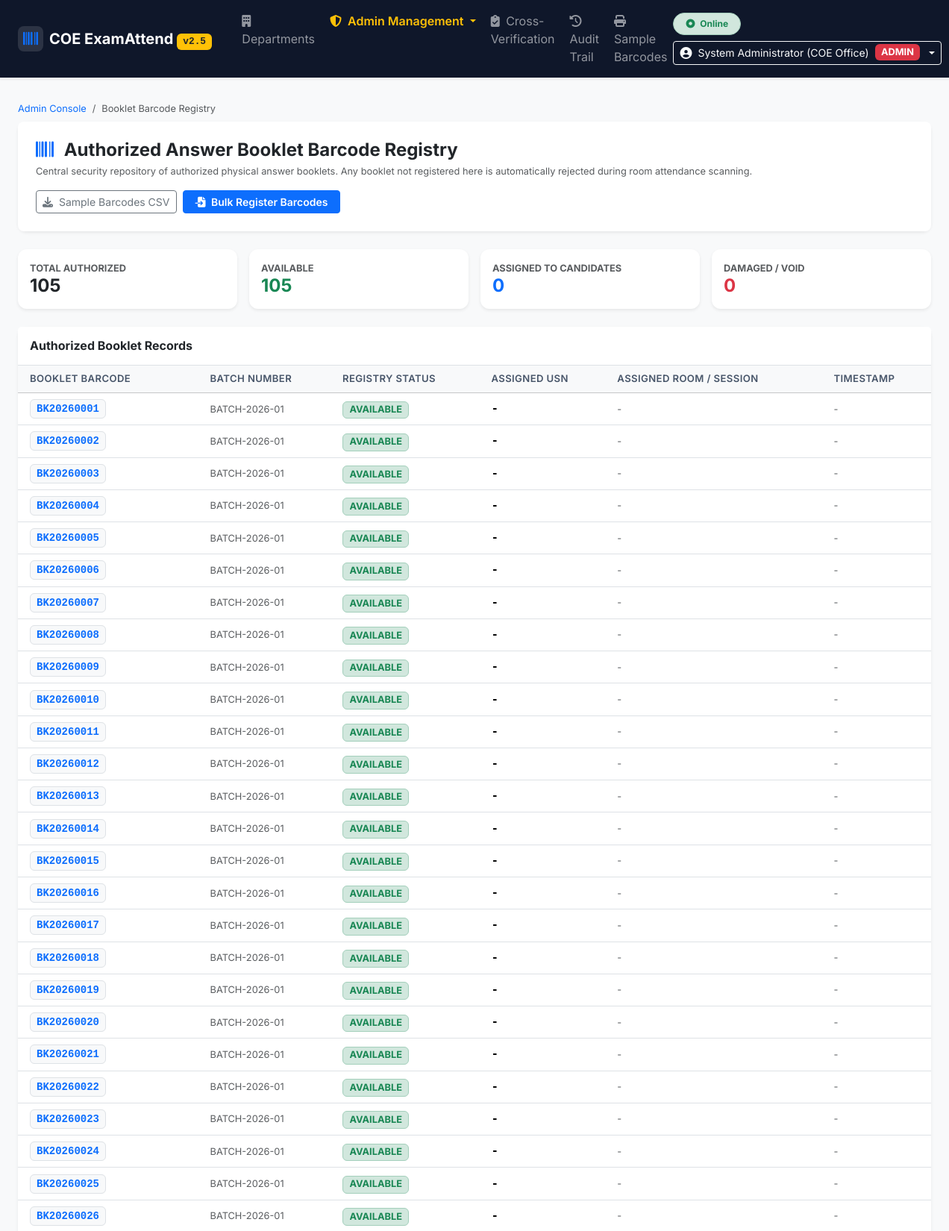
The app's page /admin/barcodes (signed in, upper part) with its own data.
### tables this page shows
CREATE TABLE booklet_registry (
        id INTEGER PRIMARY KEY AUTOINCREMENT,
        barcode_value TEXT UNIQUE NOT NULL,
        exam_id INTEGER,
        batch_number TEXT,
        status TEXT DEFAULT 'AVAILABLE' CHECK(status IN ('AVAILABLE', 'ASSIGNED', 'DAMAGED', 'VOID')),
        assigned_session_id INTEGER,
        assigned_usn TEXT,
        assigned_at TEXT,
        created_at TEXT DEFAULT CURRENT_TIMESTAMP,
        FOREIGN KEY (exam_id) REFERENCES examinations(id),
        FOREIGN KEY (assigned_session_id) REFERENCES exam_sessions(id)
    );

### app.py (the view)
@app.route('/admin/barcodes')
@admin_required
def admin_barcodes_list():
    conn = get_db()
    cursor = conn.cursor()
    cursor.execute('''
        SELECT b.*, e.room_number
        FROM booklet_registry b
        LEFT JOIN exam_sessions e ON b.assigned_session_id = e.id
        ORDER BY b.barcode_value ASC
    ''')
    barcodes = [dict(row) for row in cursor.fetchall()]
    available_count = sum(1 for b in barcodes if b['status'] == 'AVAILABLE')
    assigned_count = sum(1 for b in barcodes if b['status'] == 'ASSIGNED')
    void_count = sum(1 for b in barcodes if b['status'] in ('DAMAGED', 'VOID'))
    conn.close()
    return render_template(
        'admin/admin_barcodes.html',
        barcodes=barcodes,
        available_count=available_count,
        assigned_count=assigned_count,
        void_count=void_count
    )

### app.py (called while the page is built)
def admin_required(f):
    @wraps(f)
    def decorated_function(*args, **kwargs):
        if not session.get('user_id'):
            if request.path.startswith('/api/'):
                return jsonify({'success': False, 'message': 'Authentication required.'}), 401
            return redirect(url_for('login', next=request.path))
        if session.get('role') != 'ADMIN':
            if request.path.startswith('/api/'):
                return jsonify({'success': False, 'message': 'Administrative privileges required.'}), 403
            flash('Access denied: Administrative privileges required.', 'danger')
            return redirect(url_for('departments_view'))
        return f(*args, **kwargs)
    return decorated_function

### database.py (called while the page is built)
def get_db(db_path=None):
    path = db_path or DB_PATH
    conn = sqlite3.connect(path, timeout=30.0)
    try:
        conn.execute("PRAGMA journal_mode=WAL;")
    except Exception:
        pass
    conn.execute("PRAGMA busy_timeout=15000;")
    conn.execute("PRAGMA foreign_keys=ON;")
    conn.row_factory = sqlite3.Row
    return conn

### templates/admin/admin_barcodes.html (shortened to what this page needs)
{% extends 'base.html' %}
{% block content %}
<div class="container-fluid px-3 px-md-4">
    <nav aria-label="breadcrumb" class="mb-2">
        <ol class="breadcrumb fs-7 mb-1">
            <li class="breadcrumb-item"><a href="/admin" class="text-decoration-none">Admin Console</a></li>
            <li class="breadcrumb-item active" aria-current="page">Booklet Barcode Registry</li>
        </ol>
    </nav>
    <div class="card mb-4 border-0 shadow-sm">
        <div class="card-body p-4 bg-white rounded-3">
            <div class="d-flex flex-wrap align-items-center justify-content-between gap-3">
                <div>
                    <h4 class="fw-bold mb-1 text-dark"><i class="fa-solid fa-barcode text-primary me-2"></i> Authorized Answer Booklet Barcode Registry</h4>
                    <p class="text-muted fs-7 mb-0">
                        Central security repository of authorized physical answer booklets. Any booklet not registered here is automatically rejected during room attendance scanning.
                    </p>
                </div>
                <div class="d-flex gap-2">
                    <a href="/admin/barcodes/sample_csv" class="btn btn-outline-secondary btn-sm">
                        <i class="fa-solid fa-download me-1"></i> Sample Barcodes CSV
                    </a>
                    <button class="btn btn-primary btn-sm px-3 fw-semibold" data-bs-toggle="modal" data-bs-target="#importBarcodeModal">
                        <i class="fa-solid fa-file-import me-1"></i> Bulk Register Barcodes
                    </button>
                </div>
            </div>
        </div>
    </div>
    <div class="row g-3 mb-4">
        <div class="col-6 col-md-3">
            <div class="card border-0 shadow-sm bg-white p-3">
                <div class="text-muted fs-7 fw-bold text-uppercase">Total Authorized</div>
                <h4 class="fw-bold mb-0 text-dark">{{ barcodes|length }}</h4>
            </div>
        </div>
        <div class="col-6 col-md-3">
            <div class="card border-0 shadow-sm bg-white p-3">
                <div class="text-muted fs-7 fw-bold text-uppercase">Available</div>
                <h4 class="fw-bold mb-0 text-success">{{ available_count }}</h4>
            </div>
        </div>
        <div class="col-6 col-md-3">
            <div class="card border-0 shadow-sm bg-white p-3">
                <div class="text-muted fs-7 fw-bold text-uppercase">Assigned to Candidates</div>
                <h4 class="fw-bold mb-0 text-primary">{{ assigned_count }}</h4>
            </div>
        </div>
        <div class="col-6 col-md-3">
            <div class="card border-0 shadow-sm bg-white p-3">
                <div class="text-muted fs-7 fw-bold text-uppercase">Damaged / Void</div>
                <h4 class="fw-bold mb-0 text-danger">{{ void_count }}</h4>
            </div>
        </div>
    </div>
    <div class="card border-0 shadow-sm bg-white">
        <div class="card-header bg-white py-3 border-bottom d-flex align-items-center justify-content-between">
            <h6 class="fw-bold mb-0 text-dark">Authorized Booklet Records</h6>
        </div>
        <div class="card-body p-0">
            <div class="table-responsive">
                <table class="table table-hover align-middle mb-0">
                    <thead class="table-light">
                        <tr>
                            <th class="ps-3">Booklet Barcode</th>
                            <th>Batch Number</th>
                            <th>Registry Status</th>
                            <th>Assigned USN</th>
                            <th>Assigned Room / Session</th>
                            <th>Timestamp</th>
                        </tr>
                    </thead>
                    <tbody>
                        {% for b in barcodes %}
                        <tr>
                            <td class="ps-3 font-monospace fw-bold text-dark">
                                <code class="bg-light px-2 py-1 rounded border text-primary">{{ b.barcode_value }}</code>
                            </td>
                            <td class="text-muted fs-7">{{ b.batch_number or 'BATCH-DEFAULT' }}</td>
                            <td>
                                {% if b.status == 'AVAILABLE' %}
                                    <span class="badge bg-success-subtle text-success border border-success-subtle fs-7">AVAILABLE</span>
                                {% elif b.status == 'ASSIGNED' %}
                                    <span class="badge bg-primary-subtle text-primary border border-primary-subtle fs-7">ASSIGNED</span>
                                {% else %}
                                    <span class="badge bg-danger-subtle text-danger border border-danger-subtle fs-7">{{ b.status }}</span>
                                {% endif %}
                            </td>
                            <td class="font-monospace fw-semibold">{{ b.assigned_usn or '-' }}</td>
                            <td class="text-muted fs-7">{{ b.room_number or ('Session #' ~ b.assigned_session_id if b.assigned_session_id else '-') }}</td>
                            <td class="text-muted fs-7">{{ b.assigned_at or '-' }}</td>
                        </tr>
                        {% else %}
                        <tr>
                            <td colspan="6" class="text-center py-4 text-muted">No barcodes found in registry.</td>
                        </tr>
                        {% endfor %}
                    </tbody>
                </table>
            </div>
        </div>
    </div>
</div>
{% endblock %}

### static/css/style.css (style rules this page uses)
:root { --navy-blue: #0f172a; --navy-surface: #1e293b; --primary-blue: #2563eb; --emerald-green: #059669; --crimson-red: #dc2626; --amber-warning: #d97706; }
body { font-family: 'Inter', system-ui, -apple-system, sans-serif; color: #1e293b; background-color: #f8fafc; }
.fs-7 { font-size: 0.8rem !important; }
.card { border-radius: 12px; border: 1px solid #e2e8f0; }
.card-header { border-bottom: 1px solid #e2e8f0; }
.table thead th { font-weight: 600; font-size: 0.82rem; text-transform: uppercase; letter-spacing: 0.03em; color: #475569; }

### records on screen
booklet_registry: barcode_value "BK20260001", batch_number "BATCH-2026-01", status "AVAILABLE", assigned_usn "-", room_number "-", assigned_at "-"
booklet_registry: barcode_value "BK20260002", batch_number "BATCH-2026-01", status "AVAILABLE", assigned_usn "-", room_number "-", assigned_at "-"
booklet_registry: barcode_value "BK20260003", batch_number "BATCH-2026-01", status "AVAILABLE", assigned_usn "-", room_number "-", assigned_at "-"
booklet_registry: barcode_value "BK20260004", batch_number "BATCH-2026-01", status "AVAILABLE", assigned_usn "-", room_number "-", assigned_at "-"
booklet_registry: barcode_value "BK20260005", batch_number "BATCH-2026-01", status "AVAILABLE", assigned_usn "-", room_number "-", assigned_at "-"
booklet_registry: barcode_value "BK20260006", batch_number "BATCH-2026-01", status "AVAILABLE", assigned_usn "-", room_number "-", assigned_at "-"
booklet_registry: barcode_value "BK20260007", batch_number "BATCH-2026-01", status "AVAILABLE", assigned_usn "-", room_number "-", assigned_at "-"
booklet_registry: barcode_value "BK20260008", batch_number "BATCH-2026-01", status "AVAILABLE", assigned_usn "-", room_number "-", assigned_at "-"
booklet_registry: barcode_value "BK20260009", batch_number "BATCH-2026-01", status "AVAILABLE", assigned_usn "-", room_number "-", assigned_at "-"
booklet_registry: barcode_value "BK20260010", batch_number "BATCH-2026-01", status "AVAILABLE", assigned_usn "-", room_number "-", assigned_at "-"
booklet_registry: barcode_value "BK20260011", batch_number "BATCH-2026-01", status "AVAILABLE", assigned_usn "-", room_number "-", assigned_at "-"
booklet_registry: barcode_value "BK20260012", batch_number "BATCH-2026-01", status "AVAILABLE", assigned_usn "-", room_number "-", assigned_at "-"
booklet_registry: barcode_value "BK20260013", batch_number "BATCH-2026-01", status "AVAILABLE", assigned_usn "-", room_number "-", assigned_at "-"
booklet_registry: barcode_value "BK20260014", batch_number "BATCH-2026-01", status "AVAILABLE", assigned_usn "-", room_number "-", assigned_at "-"
booklet_registry: barcode_value "BK20260015", batch_number "BATCH-2026-01", status "AVAILABLE", assigned_usn "-", room_number "-", assigned_at "-"
booklet_registry: barcode_value "BK20260016", batch_number "BATCH-2026-01", status "AVAILABLE", assigned_usn "-", room_number "-", assigned_at "-"
booklet_registry: barcode_value "BK20260017", batch_number "BATCH-2026-01", status "AVAILABLE", assigned_usn "-", room_number "-", assigned_at "-"
booklet_registry: barcode_value "BK20260018", batch_number "BATCH-2026-01", status "AVAILABLE", assigned_usn "-", room_number "-", assigned_at "-"
booklet_registry: barcode_value "BK20260019", batch_number "BATCH-2026-01", status "AVAILABLE", assigned_usn "-", room_number "-", assigned_at "-"
booklet_registry: barcode_value "BK20260020", batch_number "BATCH-2026-01", status "AVAILABLE", assigned_usn "-", room_number "-", assigned_at "-"
booklet_registry: barcode_value "BK20260021", batch_number "BATCH-2026-01", status "AVAILABLE", assigned_usn "-", room_number "-", assigned_at "-"
booklet_registry: barcode_value "BK20260022", batch_number "BATCH-2026-01", status "AVAILABLE", assigned_usn "-", room_number "-", assigned_at "-"
booklet_registry: barcode_value "BK20260023", batch_number "BATCH-2026-01", status "AVAILABLE", assigned_usn "-", room_number "-", assigned_at "-"
booklet_registry: barcode_value "BK20260024", batch_number "BATCH-2026-01", status "AVAILABLE", assigned_usn "-", room_number "-", assigned_at "-"
booklet_registry: barcode_value "BK20260025", batch_number "BATCH-2026-01", status "AVAILABLE", assigned_usn "-", room_number "-", assigned_at "-"
booklet_registry: barcode_value "BK20260026", batch_number "BATCH-2026-01", status "AVAILABLE", assigned_usn "-", room_number "-", assigned_at "-"

### other values on screen
{{ session.get('full_name', 'User') }} "System Administrator (COE Office)"
{{ barcodes|length }} "105"
{{ available_count }} "105"
{{ assigned_count }} "0"
{{ void_count }} "0"
